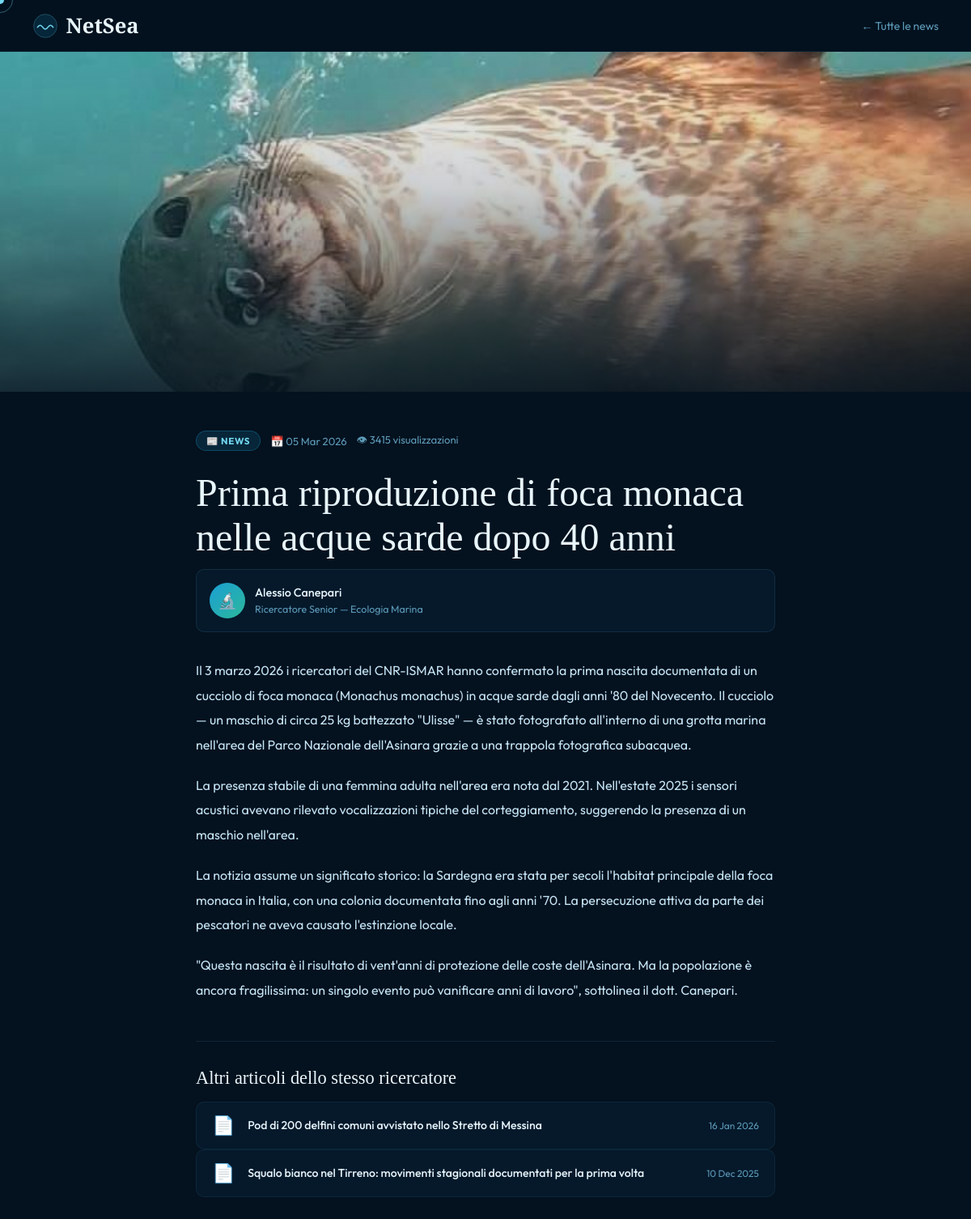
Page /news_detail.php?id=4 on the committed database.
### tables this page shows
CREATE TABLE `news` (
  `id_news` int(11) NOT NULL,
  `titolo` varchar(150) DEFAULT NULL,
  `contenuto` text DEFAULT NULL,
  `copertina` text DEFAULT NULL,
  `data_pub` date DEFAULT NULL,
  `visualizzazioni` int(11) DEFAULT NULL,
  `id_ricercatore` int(11) DEFAULT NULL
);

CREATE TABLE `utente` (
  `id_utente` int(11) NOT NULL,
  `username` varchar(50) DEFAULT NULL,
  `password_hash` text DEFAULT NULL,
  `email` varchar(150) DEFAULT NULL,
  `nome` varchar(100) DEFAULT NULL,
  `cognome` varchar(100) DEFAULT NULL,
  `data_registrazione` date DEFAULT NULL,
  `is_admin` tinyint(1) DEFAULT 0,
  `foto_profilo` varchar(255) DEFAULT NULL
);

CREATE TABLE `ricercatore` (
  `id_ricercatore` int(11) NOT NULL,
  `qualifica` varchar(100) DEFAULT NULL,
  `id_ente` int(11) DEFAULT NULL
);

### news_detail.php (the view, shortened to what this page needs)
<?php
require 'config.php';
$id = filter_input(INPUT_GET, 'id', FILTER_VALIDATE_INT);
$stmt = $connessione->prepare("
    SELECT n.*, u.nome AS nome_autore, u.cognome AS cognome_autore, r.qualifica
    FROM news n
    JOIN ricercatore r ON n.id_ricercatore = r.id_ricercatore
    JOIN utente u ON r.id_ricercatore = u.id_utente
    WHERE n.id_news = ?
");
$stmt->execute([$id]);
$n = $stmt->fetch();
$connessione->prepare("UPDATE news SET visualizzazioni = visualizzazioni + 1 WHERE id_news = ?")->execute([$id]);
$altri = $connessione->prepare("
    SELECT id_news, titolo, data_pub FROM news
    WHERE id_ricercatore = ? AND id_news != ?
    ORDER BY data_pub DESC LIMIT 4
");
$altri->execute([$n['id_ricercatore'], $id]);
$altre_news = $altri->fetchAll();
$data = $n['data_pub'] ? date('d M Y', strtotime($n['data_pub'])) : '';
$autore = trim(($n['nome_autore'] ?? '') . ' ' . ($n['cognome_autore'] ?? ''));
?>
<!DOCTYPE html>
<html lang="it">
<head>
  <link rel="stylesheet" href="style.css">
</head>
<body>
<nav>
  <a href="index.php" class="nav-logo">
    <svg viewBox="0 0 40 40" fill="none">
      <circle cx="20" cy="20" r="18" fill="rgba(27,159,212,.15)" stroke="rgba(114,215,240,.3)" stroke-width="1"/>
      <path d="M8 22 Q12 16 16 22 Q20 28 24 22 Q28 16 32 22" stroke="#72d7f0" stroke-width="2" fill="none" stroke-linecap="round"/>
    </svg>
    NetSea
  </a>
  <a href="news.php" class="nav-back">← Tutte le news</a>
</nav>
<div class="cover">
  <?php if (!empty($n['copertina'])): ?>
    <?php if (preg_match('/\.(mp4|webm)$/i', $n['copertina'])): ?>
      <video src="<?= htmlspecialchars($n['copertina']) ?>" autoplay muted loop playsinline></video>
    <?php else: ?>
      <img src="<?= htmlspecialchars($n['copertina']) ?>" alt="<?= htmlspecialchars($n['titolo']) ?>">
    <?php endif; ?>
  <?php else: ?>
    <div class="cover-emoji">🌊</div>
  <?php endif; ?>
  <div class="cover-overlay"></div>
</div>
<div class="article-wrap">
  <div class="article-meta">
    <span class="meta-tag">📰 News</span>
    <span class="meta-date">📅 <?= $data ?></span>
    <span class="meta-views">👁 <?= (int)($n['visualizzazioni'] ?? 0) ?> visualizzazioni</span>
  </div>
  <h1><?= htmlspecialchars($n['titolo']) ?></h1>
  <div class="autore-box">
    <div class="autore-avatar">🔬</div>
    <div class="autore-info">
      <p><?= htmlspecialchars($autore) ?></p>
      <span><?= htmlspecialchars($n['qualifica'] ?? 'Ricercatore') ?></span>
    </div>
  </div>
  <div class="article-body">
    <?php
    $testo = htmlspecialchars($n['contenuto'] ?? '');
    $testo = preg_replace('/\*\*(.+?)\*\*/s', '<strong>$1</strong>', $testo);
    $testo = preg_replace('/_(.+?)_/s', '<em>$1</em>', $testo);
    $paragrafi = explode("\n\n", $testo);
    foreach ($paragrafi as $p_txt) {
        $p_txt = trim($p_txt);
        echo '<p>' . nl2br($p_txt) . '</p>';
    }
    ?>
  </div>
  <?php if (!empty($altre_news)): ?>
  <div class="altre-news">
    <p class="altre-title">Altri articoli dello stesso ricercatore</p>
    <?php foreach ($altre_news as $an): ?>
    <a href="news_detail.php?id=<?= $an['id_news'] ?>" class="news-row">
      <span style="font-size:1.4rem;">📄</span>
      <h4><?= htmlspecialchars($an['titolo']) ?></h4>
      <span class="data"><?= $an['data_pub'] ? date('d M Y', strtotime($an['data_pub'])) : '' ?></span>
    </a>
    <?php endforeach; ?>
  </div>
  <?php endif; ?>
</div>
</body>
</html>

### style.css (style rules this page uses)
*, *::before, *::after { box-sizing: border-box; margin: 0; padding: 0; }
:root { --ink: #04111e; --deep: #071e33; --ocean: #0b3d5e; --mid: #1267a0; --wave: #1b9fd4; --foam: #72d7f0; --pearl: #e8f6fc; --sand: #f5ede0; --sand2: #e8d9c4; --coral: #e05a3a; --kelp: #2cb89b; --gold: #f0c040; --text: #c5e4f5; --muted: #5d9ab8; --ease: cubic-bezier(.25,.46,.45,.94); }
html { scroll-behavior: smooth; }
body { font-family: 'Outfit', sans-serif; background: var(--ink); color: var(--text); overflow-x: hidden; cursor: none; }
a { color: var(--wave); text-decoration: none; transition: color .2s; }
nav { position: sticky; top: 0; z-index: 600; height: 64px; display: flex; align-items: center; padding: 0 2.5rem; gap: 1rem; background: rgba(4,17,30,.95); border-bottom: 1px solid rgba(114,215,240,.08); }
.nav-logo { display: flex; align-items: center; gap: .6rem; text-decoration: none; font-family: 'Cormorant Garamond', serif; font-size: 1.6rem; font-weight: 600; color: var(--pearl); }
.nav-logo svg, .nav-logo-wave svg { width: 32px; height: 32px; }
.nav-back { margin-left: auto; color: var(--muted); font-size: .875rem; transition: color .2s; }
h1, h2, h3 { font-family: 'Cormorant Garamond', serif; font-weight: 400; color: var(--pearl); }
h1 { font-size: clamp(1.8rem, 4vw, 3rem); line-height: 1.15; margin-bottom: .75rem; }
.news-row { display: flex; align-items: center; gap: 1rem; background: rgba(11,61,94,.2); border: 1px solid rgba(114,215,240,.07); border-radius: 10px; padding: .9rem 1.2rem; text-decoration: none; transition: border-color .2s, background .2s; }
.news-row h4 { color: var(--pearl); font-size: .88rem; font-weight: 500; }
.news-row .data { margin-left: auto; flex-shrink: 0; font-size: .74rem; color: var(--muted); }
.cover { width: 100%; height: 420px; position: relative; overflow: hidden; background: linear-gradient(135deg, var(--ocean), var(--deep)); }
.cover img, .cover video { width: 100%; height: 100%; object-fit: cover; display: block; }
.cover-overlay { position: absolute; inset: 0; background: linear-gradient(0deg, rgba(4,17,30,.85) 0%, rgba(4,17,30,.2) 60%, transparent 100%); }
.article-wrap { max-width: 780px; margin: 0 auto; padding: 3rem 2rem 5rem; }
.article-meta { display: flex; flex-wrap: wrap; gap: .75rem; align-items: center; margin-bottom: 1.5rem; }
.meta-tag { padding: .25rem .75rem; border-radius: 20px; font-size: .72rem; font-weight: 700; text-transform: uppercase; letter-spacing: .06em; background: rgba(27,159,212,.15); border: 1px solid rgba(27,159,212,.3); color: var(--foam); }
.meta-date, .meta-views { color: var(--muted); font-size: .82rem; }
.autore-box { display: flex; align-items: center; gap: .75rem; padding: 1rem; background: rgba(11,61,94,.2); border: 1px solid rgba(114,215,240,.1); border-radius: 10px; margin-bottom: 2rem; }
.autore-avatar { width: 44px; height: 44px; border-radius: 50%; background: linear-gradient(135deg,var(--wave),var(--kelp)); display: flex; align-items: center; justify-content: center; font-size: 1.2rem; flex-shrink: 0; }
.autore-info p { color: var(--pearl); font-size: .9rem; font-weight: 500; }
.autore-info span { color: var(--muted); font-size: .78rem; }
.article-body { font-size: 1rem; line-height: 1.9; color: var(--text); }
.article-body p { margin-bottom: 1.25rem; }
.altre-news { margin-top: 3rem; padding-top: 2rem; border-top: 1px solid rgba(114,215,240,.1); }
.altre-title { font-family: 'Cormorant Garamond', serif; font-size: 1.4rem; color: var(--pearl); font-weight: 400; margin-bottom: 1rem; }

### rows in the picture
news: copertina (picture), data_pub "05 Mar 2026", visualizzazioni "3415", titolo "Prima riproduzione di foca monaca nelle acque sarde dopo 40 anni", utente.nome+cognome "Alessio Canepari", id_ricercatore.qualifica "Ricercatore Senior — Ecologia Marina", contenuto "Il 3 marzo 2026 i ricercatori del CNR-ISMAR hanno confermato la prima nascita documentata di un cucciolo di foca monaca (Monachus monachus) in acque sarde dagli anni '80 del Novecento. Il cucciolo — un maschio di circa 25 kg battezzato \"Ulisse\" — è stato fotografato all'interno di una grotta marina nell'area del Parco Nazionale dell'Asinara grazie a una trappola fotografica subacquea."
news: titolo "Pod di 200 delfini comuni avvistato nello Stretto di Messina", data_pub "16 Jan 2026"
news: titolo "Squalo bianco nel Tirreno: movimenti stagionali documentati per la prima volta", data_pub "10 Dec 2025"
